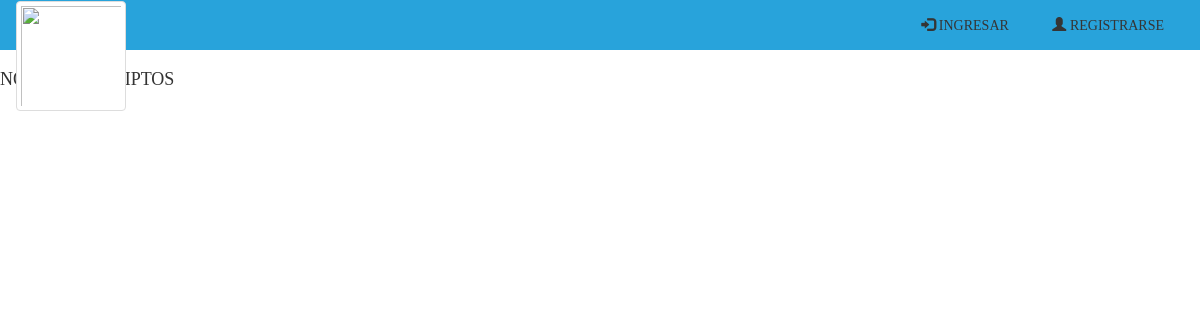
The app's page /inscriptos.php?sub=88, older data.
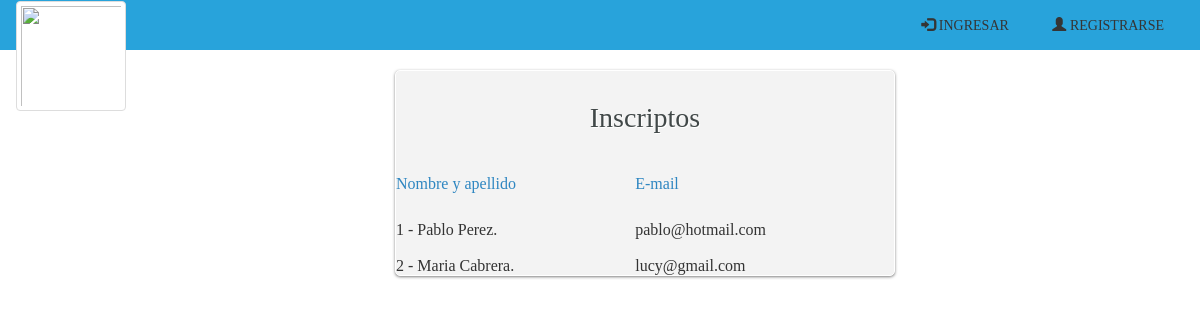
The same page, newer data.
### tables this page shows
CREATE TABLE `inscripto` (
  `idInscripto` int(11) NOT NULL,
  `idPersona` int(11) NOT NULL,
  `idSubasta` int(11) NOT NULL
);

CREATE TABLE `persona` (
  `IdPersona` int(11) NOT NULL,
  `dni` int(8) NOT NULL,
  `nombre` varchar(50) NOT NULL,
  `apellido` varchar(50) NOT NULL,
  `telefono` int(30) NOT NULL,
  `email` varchar(45) NOT NULL,
  `clave` varchar(11) NOT NULL,
  `tipoU` varchar(11) DEFAULT NULL,
  `rol` int(3) DEFAULT NULL,
  `credito` int(2) DEFAULT NULL,
  `ciudad` varchar(45) NOT NULL
);

### inscriptos.php (the view, shortened to what this page needs)
<html>
	<head>
<?php
		include("cabecera.php");
?>
<?php
$con=conectar();
$subasta=$_GET['sub'];
$var_consulta= "SELECT idPersona FROM inscripto WHERE idSubasta=$subasta";
   $result = mysqli_query($con, $var_consulta);
   $num=mysqli_num_rows($result);
if ($num==0) {
  echo"<h4>NO HAY INSCRIPTOS</h4>";
 }
else{
?>
	</head>
	<body>
		<div id="wrapper" style="margin: 0 auto;" >
			<form name="formulario" class="login-form" style="width:500px;" >
				<div class="header">
					<h1>  Inscriptos</h1>
				</div>
			 <table  style="width:500px;">
				<?php $primero = "Nombre y apellido";
                              $segundo="E-mail";
                               $color = "#2E86C1";
  ?>
 <tr>
  <td><?php echo "<p><font color='".$color."'>".$primero."</font></p>";  ?> </td>
  <td ><?php echo "<p><font color='".$color."'>".$segundo."</font></p>";  ?></td>
 </tr>
                    <?php
                    $i=1;
                    while ($row = mysqli_fetch_array($result)){
                      $var_consulta2= "SELECT apellido, nombre, email FROM persona WHERE idPersona=$row[0]";
                         $result2 = mysqli_query($con, $var_consulta2);
                         $row2 = mysqli_fetch_array($result2); ?>
                      <tr>
                             <td> <br><?php echo "$i - $row2[1] $row2[0]." ; ?> </td>
                              <td> <br><?php echo "$row2[2]"; ?> </td>
                          </tr>
                     <?php $i=$i + 1;  }
                    ?>
					</table>
			</form>
			<?php } ?>
		</div>
	</body>
</html>

Row changes from the older to the newer data that the page shows:
added inscripto: idPersona.nombre "Pablo", idPersona.apellido "Perez", idPersona.email "pablo@hotmail.com"
added inscripto: idPersona.nombre "Maria", idPersona.apellido "Cabrera", idPersona.email "lucy@gmail.com"
Text that changed along with them:
$primero: (not shown) → "Nombre y apellido"
$segundo: (not shown) → "E-mail"
text no longer shown: "NO…"
text now shown: "Inscriptos"
